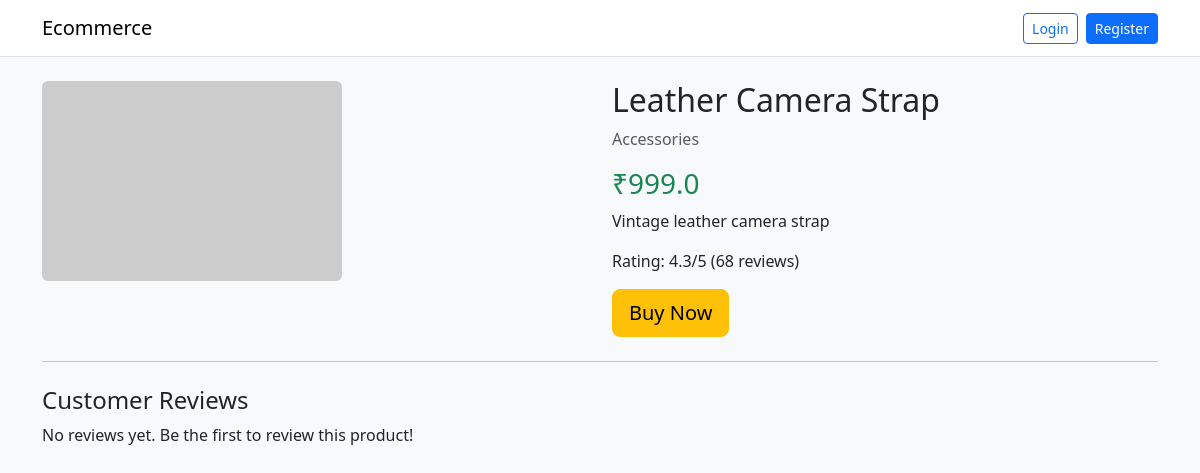
The app's page /product/41 with its own data.
### tables this page shows
CREATE TABLE products (
            product_id INTEGER PRIMARY KEY AUTOINCREMENT,
            product_name TEXT,
            category TEXT,
            price REAL
        , image_url TEXT, description TEXT, rating REAL, review_count INTEGER);

### app.py (the view, shortened to what this page needs)
@app.route('/product/<int:product_id>')
def product_detail(product_id):
    user = get_logged_in_user()
    db = get_db()
    cursor = db.cursor()
    cursor.execute('SELECT product_id, product_name, category, price, image_url, description, rating, review_count FROM products WHERE product_id = ?', (product_id,))
    product = cursor.fetchone()
    cursor.execute('SELECT review_text, rating, authenticity, image_consistency, image_url FROM reviews WHERE order_id IN (SELECT order_id FROM orders WHERE product_id = ?)', (product_id,))
    reviews = cursor.fetchall()
    cursor.close()
    db.close()
    if product:
        product_data = {
            'product_id': product[0],
            'product_name': product[1],
            'category': product[2],
            'price': product[3],
            'image_url': product[4] or 'https://via.placeholder.com/300x200?text=Product',
            'description': product[5] or 'No description available.',
            'rating': product[6] or 0,
            'review_count': product[7] or 0
        }
        reviews_data = []
        return render_template('product_detail.html', product=product_data, reviews=reviews_data, user=user)
    return 'Product not found'

### app.py (called while the page is built, shortened)
def get_logged_in_user():
    if 'user_id' not in session:
        return None

### db.py (called while the page is built)
def get_db():
    return sqlite3.connect('ecommerce.db')

### templates/product_detail.html (shortened to what this page needs)
<!DOCTYPE html>
<html>
<head>
    <link href="https://cdn.jsdelivr.net/npm/bootstrap@5.3.0/dist/css/bootstrap.min.css" rel="stylesheet">
</head>
<body class="bg-light">
<nav class="navbar navbar-expand-lg navbar-light bg-white border-bottom">
    <div class="container">
        <a class="navbar-brand" href="/">Ecommerce</a>
        <div class="d-flex align-items-center">
            {% if user %}
                <span class="me-3">Welcome, {{ user.name }}</span>
                <a class="btn btn-outline-secondary btn-sm" href="/logout">Logout</a>
            {% else %}
                <a class="btn btn-outline-primary btn-sm me-2" href="/login">Login</a>
                <a class="btn btn-primary btn-sm" href="/register">Register</a>
            {% endif %}
        </div>
    </div>
</nav>
<div class="container mt-4">
    <div class="row">
        <div class="col-md-6">
            <img src="{{ product.image_url }}" class="img-fluid rounded" alt="{{ product.product_name }}">
        </div>
        <div class="col-md-6">
            <h2>{{ product.product_name }}</h2>
            <p class="text-muted">{{ product.category }}</p>
            <h3 class="text-success">₹{{ product.price }}</h3>
            <p>{{ product.description }}</p>
            <p>Rating: {{ '%.1f' | format(product.rating) }}/5 ({{ product.review_count }} reviews)</p>
            <form action="/buy/{{ product.product_id }}" method="POST">
                <button class="btn btn-warning btn-lg">Buy Now</button>
            </form>
        </div>
    </div>
    <hr class="my-4">
    <h4>Customer Reviews</h4>
    {% for r in reviews %}
    <div class="card mb-3">
        <div class="card-body">
            <p>{{ r.review_text }}</p>
            <p>Rating: {{ r.rating }} ⭐</p>
            <p>Authenticity: <span class="text-{{ 'success' if r.authenticity == 'Genuine' else 'danger' }}">{{ r.authenticity }}</span></p>
            <p>Image consistency: {{ r.image_consistency }}</p>
            {% if r.image_url %}
            <img src="{{ r.image_url }}" class="img-fluid" style="max-height: 200px; object-fit: cover;" alt="Review Image">
            {% endif %}
        </div>
    </div>
    {% else %}
    <p>No reviews yet. Be the first to review this product!</p>
    {% endfor %}
</div>
</body>
</html>

### records on screen
products: product_name "Leather Camera Strap", category "Accessories", price "999.0", description "Vintage leather camera strap", rating "4.3", review_count "68"
